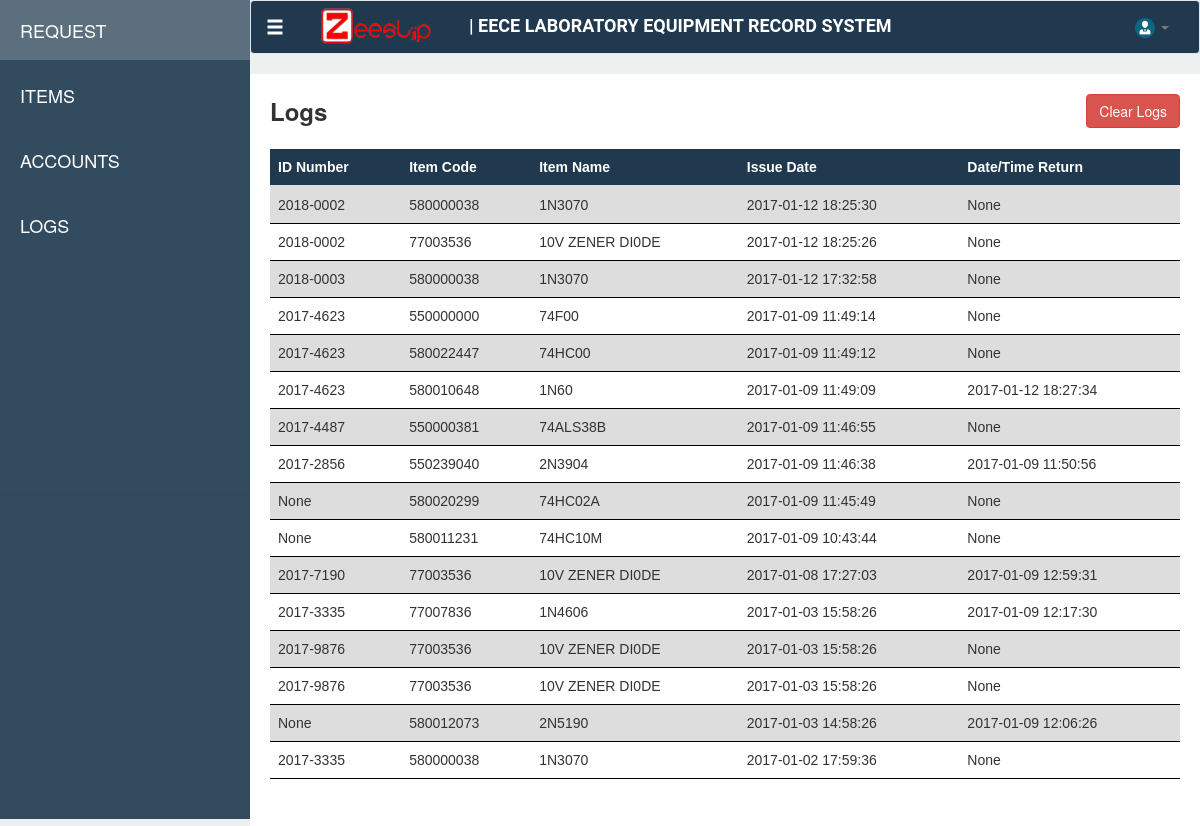
Before: /dashboard/logs with the older database file.
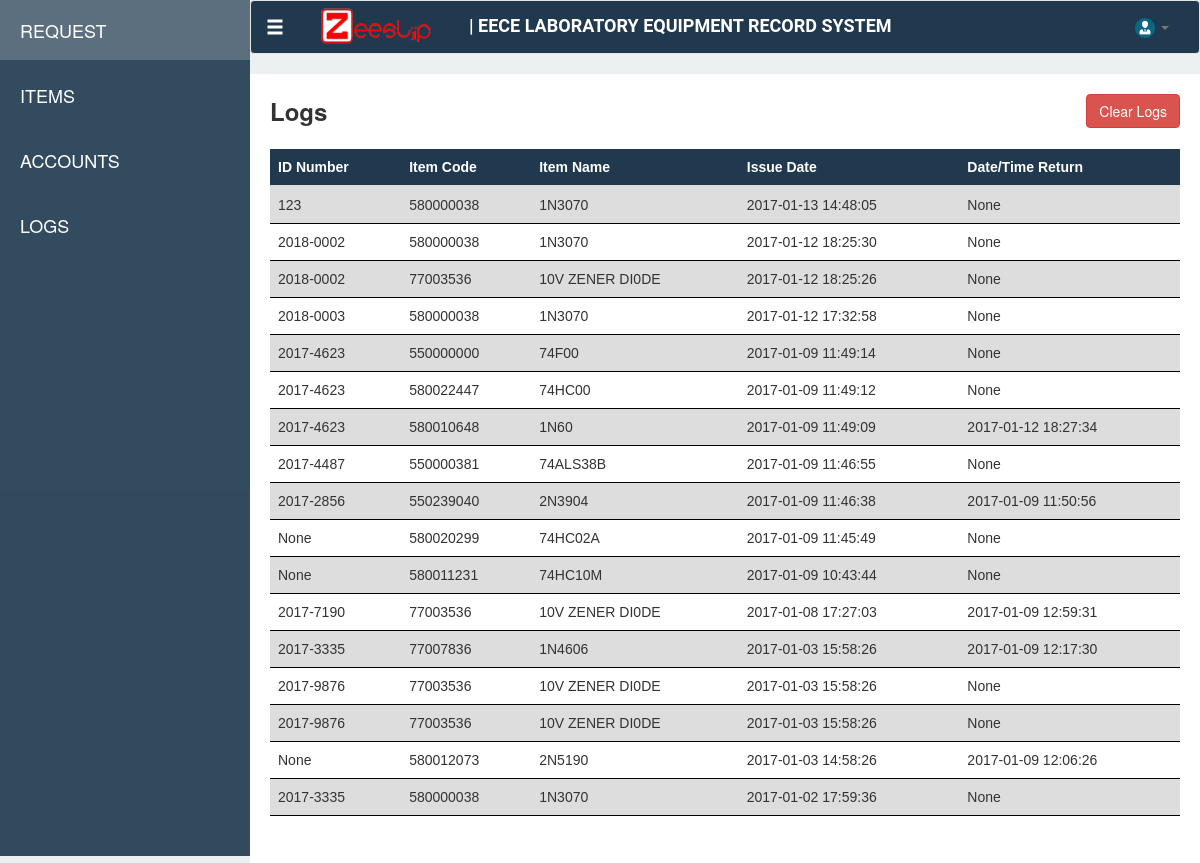
After: the same page with the newer database file.
### tables this page shows
CREATE TABLE "BorrowedItem" ("borrowedItemId" INTEGER PRIMARY KEY  AUTOINCREMENT  NOT NULL  UNIQUE , "itemId" INTEGER, "itemQuantity" INTEGER DEFAULT 0, "requestId" INTEGER, "issueDate" DATETIME, "returnDate" DATETIME);

CREATE TABLE "Request" ("requestId" INTEGER PRIMARY KEY  NOT NULL ,"idNumber" VARCHAR,"name" VARCHAR,"subject" VARCHAR,"requestDate" DATETIME DEFAULT (datetime(CURRENT_TIMESTAMP,'localtime')) );

CREATE TABLE "Item" ("itemId" INTEGER PRIMARY KEY  AUTOINCREMENT  NOT NULL  UNIQUE , "itemCode" VARCHAR UNIQUE , "itemName" VARCHAR, "itemDescription" VARCHAR, "itemQuantity" INTEGER DEFAULT 0);

### app.py (the view)
    @app.route('/dashboard/logs')
    def logs():
        con = sqlite3.connect("ZeeSlipv2.sqlite")
        con.row_factory = sqlite3.Row
        cur = con.cursor()
        cur.execute("SELECT Request.requestId, Request.idNumber, Request.name, Request.subject, Request.requestDate, itemId, itemCode, itemName, itemDescription, itemQuantity, issueDate, returnDate FROM (SELECT BorrowedItem.itemId,itemCode,itemName,itemDescription,BorrowedItem.itemQuantity,BorrowedItem.issueDate,BorrowedItem.returnDate,BorrowedItem.requestId as request FROM BorrowedItem,Item WHERE BorrowedItem.itemId = Item.itemId) LEFT JOIN Request ON request = Request.requestId WHERE issueDate IS NOT NULL ORDER BY issueDate DESC")
        rows = cur.fetchall()
        return render_template('modules/logs.html', logs = rows)

### templates/modules/logs.html (shortened to what this page needs)
{% extends "dashboard.html" %}
{% block logs %}
<div class="request-page-def">
    <div class="row">
        <div class="col-md-2"><span class="request-text"> Logs </span></div>
        <div class="col-md-10" ><button class="btn btn-danger" style="float: right">Clear Logs</button></div>
    </div>
    <div class="row" style="padding-top: 20px">
        <div class="col-md-12">
            <table class="table" id="logsTable">
                <thead>
                    <tr>
                        <th>ID Number</th>
                        <th>Item Code</th>
                        <th>Item Name</th>
                        <th>Issue Date</th>
                        <th>Date/Time Return</th>
                    </tr>
                </thead>
                <tbody>
                    {% for l in logs %}
                        <tr>
                            <td>{{ l[1] }}</td>
                            <td>{{ l[6] }}</td>
                            <td>{{ l[7] }}</td>
                            <td>{{ l[10] }}</td>
                            <td>{{ l[11] }}</td>
                        </tr>
                    {% endfor %}
                </tbody>
            </table>
        </div>
    </div>
    <br>
</div>
{% endblock %}

Changed rows visible on the page:
added BorrowedItem: idNumber "123", itemCode "580000038", itemName "1N3070", issueDate "2017-01-13 14:48:05", l "None"
